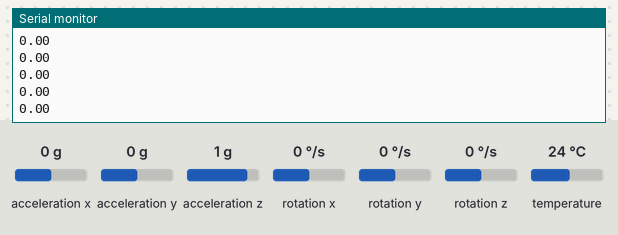
A sketch run on a simulated Arduino Uno, built with avr-gcc and run on an emulated ATmega328P. Parts: the last lines printed to the serial monitor. The test bench sets the inputs (shaded band); at power-on: rotation z 0 °/s, acceleration x 0 g, acceleration y 0 g, acceleration z 1 g, rotation x 0 °/s, rotation y 0 °/s, temperature 24 °C.

Above: at 1.3 s.
1.4 s: rotation z set to -192 °/s
At 1.44 s:
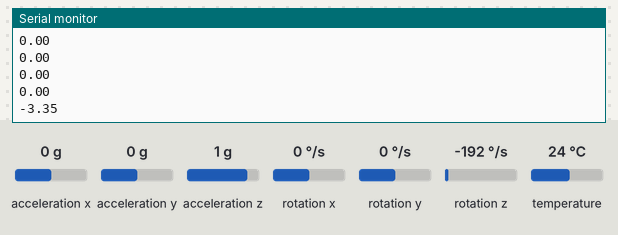
2.9 s: rotation z set to -100 °/s
At 2.98 s:
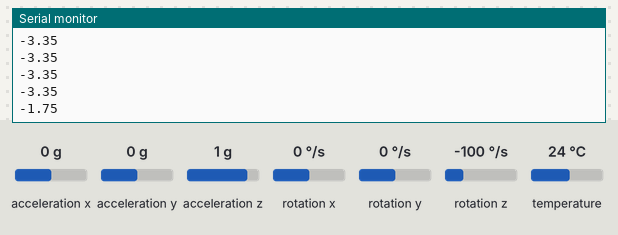
Timing chart, 0 to 5.9 s (numbered marks = the images above; inputs shaded):
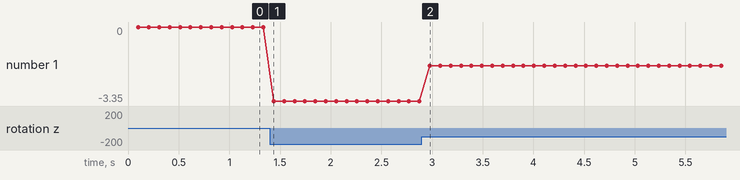

The sketch:

mpu.ino
```cpp
#include <Adafruit_MPU6050.h>
#include <Adafruit_Sensor.h>
#include <Wire.h>

Adafruit_MPU6050 mpu;

void setup() {
  Serial.begin(9600);

  while(!Serial){
    delay(10);
  }
  if (!mpu.begin()){
    Serial.println("Failed to find MPU6050 chip");
    while(1){
      delay(10);
    }
  }
  mpu.setAccelerometerRange(MPU6050_RANGE_8_G);
  mpu.setGyroRange(MPU6050_RANGE_500_DEG);
  mpu.setFilterBandwidth(MPU6050_BAND_5_HZ);
  delay(100);
}


void loop() {
  sensors_event_t a, g, temp;
  mpu.getEvent(&a, &g, &temp);
  Serial.println(g.gyro.z);

  delay(100);

}
```

Measured:
- after the input at 1.4 s, the serial monitor: prints a new line at once (image 1)
- after the input at 2.9 s, the serial monitor: prints a new line after 0.08 s (image 2)
- plotted number 1: 0 → -3.35 after the input at 1.4 s, -3.35 → -1.75 after the input at 2.9 s
